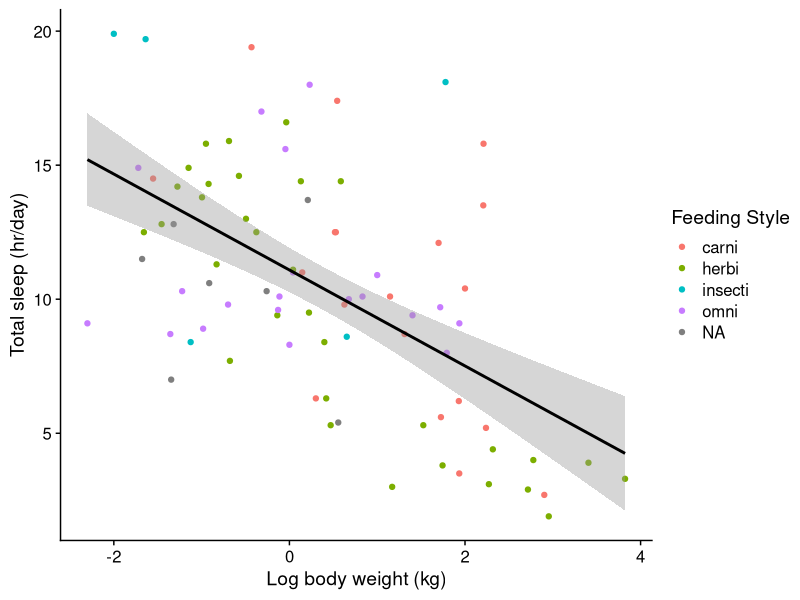
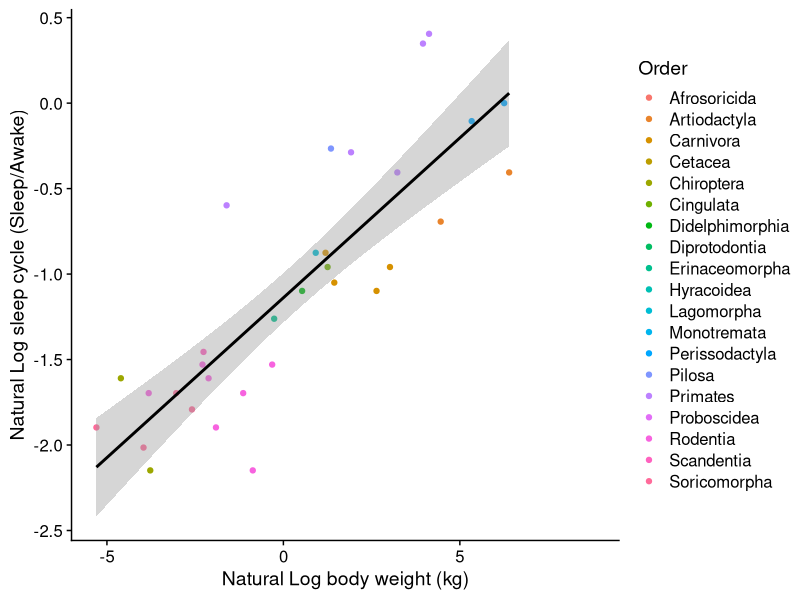

Here is the R script that generated these plots, in order:
## ---- chunk 1
knitr::opts_chunk$set(echo = TRUE)
## ---- chunk 2
if (!require("MASS")) install.packages("MASS"); library(MASS)
if (!require("cowplot")) install.packages("cowplot"); library(cowplot)
if (!require("tidyverse")) install.packages("tidyverse"); library(tidyverse)
## ---- chunk 3
Data <- read.table(textConnection("
Food               p
Blue_fish         .34
Bread             .594
Butter            .212
Carbohydrates     .384
Cereals_and_pasta .074
Dairy_products    .94
Eggs              .275
Fats              .696
Fruit             .269
Legumes           .341
Nuts              .06
Olive_oil         .008
Potatoes          .569
Processed_meat    .986
Proteins           .042
Red_meat           .251
Semi-skimmed_milk  .942
Skimmed_milk       .222
Sweets             .762
Total_calories     .001
Total_meat         .975
Vegetables         .216
White_fish         .205
White_meat         .041
Whole_milk         .039
"),header=TRUE)
Data
## ---- chunk 4

## ---- chunk 5

## ---- chunk 6

## ---- chunk 7

## ---- chunk 8
data(msleep)
str(msleep)
## ---- chunk 9
ggplot(msleep) +
  aes(x = log10(bodywt), y = sleep_total) +
  geom_point(aes(color = factor(vore))) +
  geom_smooth(method=lm , color="black", se=TRUE) +
  theme_cowplot() +
  labs(color="Feeding Style") +
  xlab("Log body weight (kg)") + 
  ylab("Total sleep (hr/day)")
## ---- chunk 10
sleepfit = lm(sleep_total ~ log(bodywt), data=msleep)
summary(sleepfit)
## ---- chunk 11
sleepglm = glm(sleep_total ~ log10(bodywt), data=msleep)
summary(sleepglm)
## ---- chunk 12
ggplot(msleep) +
  aes(x = log(bodywt), y = log(sleep_cycle)) +
  geom_point(aes(color = factor(order))) +
  geom_smooth(method=lm , color="black", se=TRUE) +
  theme_cowplot() +
  labs(color="Order") +
  xlab("Natural Log body weight (kg)") + 
  ylab("Natural Log sleep cycle (Sleep/Awake)")
## ---- chunk 13

## ---- chunk 14
sleepbodybrainglm <- glm(log(sleep_cycle) ~ log(bodywt) + log(brainwt), data=msleep)
summary(sleepbodybrainglm)
dropterm(sleepbodybrainglm)
## ---- chunk 15
sleepfullglm <- glm(log(sleep_cycle) ~ log(bodywt) + log(brainwt) + vore + order + conservation, data=msleep)
summary(sleepfullglm)
## ---- chunk 16
dropterm(sleepfullglm)
## ---- chunk 17

## ---- chunk 18

## ---- chunk 19

## ---- chunk 20

